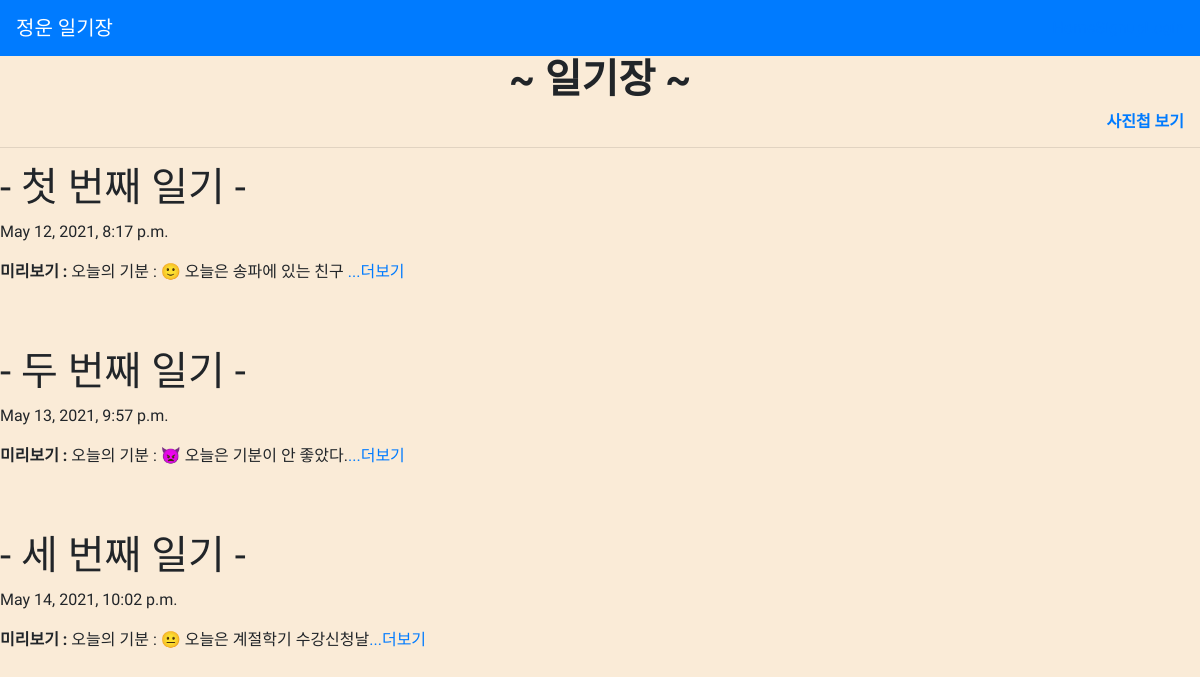
The page / on the database its author committed.
### diaryapp/models.py (models this page shows, shortened)
class Diary(models.Model):
    title = models.CharField(max_length = 200)
    pub_date = models.DateTimeField('data published')
    body = models.TextField()
    def summary(self):
        return self.body[:30]

### diaryapp/views.py (the view)
# urls.py: 2. Add a URL to urlpatterns:  path('', views.home, name='home')
def home(request):
    diarys = Diary.objects
    return render(request, 'home.html', {'diarys' : diarys})

### diaryapp/templates/home.html (shortened to what this page needs)
{% extends 'base.html' %}
{% block content %}
<!DOCTYPE html>
<html lang="en" xmlns="http://www.w3.org/1999/xhtml">
<head>
</head>
<body>
    <h1 id=dia> ~ 일기장 ~ </h1>
    <h6 id=pho><a href="http://127.0.0.1:8000/photo/">사진첩 보기</a>&nbsp;&nbsp;&nbsp;&nbsp;</h6>
    <hr>
    {% for diary in diarys.all %}
    <h1> - {{diary.title}} - </h1>
    <p> {{diary.pub_date}} </p>
    <p><strong>미리보기 :</strong> {{diary.summary}}<a href="{%url 'detail' diary.id%}">...더보기</a></p>
    <br><br>
    {% endfor %}
</body>
</html>
{% endblock %}

### diaryapp/templates/base.html (shortened to what this page needs)
{% load bootstrap4 %}
{% bootstrap_css %}
<nav class="navbar navbar-expand-lg navbar-dark bg-primary">
<a class="navbar-brand" href="{% url 'home' %}">정운 일기장</a>
<div class="collapse navbar-collapse" id="navbarNav">
<ul class="navbar-nav ml-auto">
<li class="nav-item">
<a class="nav-item navlink" href="{% url 'home' %}">Home</span></a>
</li>
{% if user.is_authenticated %}
<li class="nav-item dropdown">
<a class="nav-link dropdowntoggle" id="navbarDropdown" role="button" data-toggle="dropdown"
aria-haspopup="true" ariaexpanded="false">환영합니다. {{ user.username }} 님!</a>
<div class="dropdown-menu" arialabelledby="navbarDropdown">
<a class="dropdownitem" href="javascript:{document.getElementById('logout').submit()}">Logout</a>
<form id="logout" method="POST" action="{% url 'logout' %}">
{% csrf_token %} <input type="hidden" />
</form>
</div>
</li>
{% else %}
<li class="nav-item">
<a class="nav-item navlink" href="{% url 'signup' %}">Signup</a>
</li>
<li class="nav-item">
<a class="nav-item navlink" href="{% url 'login' %}">Login</a>
</li>
{% endif %}
</ul>
</div></nav>
{% block content %}
{% endblock %}

### diaryapp/templates/home.html (style rules this page uses)
body { background-color:antiquewhite; font-family: 'Gaegu', cursive; }
#dia { text-align:center; font-weight:bold; }
#pho { text-align:right; font-weight:bold; }

### rows shown on the page
Diary: title "첫 번째 일기", pub_date "May 12, 2021, 8:17 p.m.", summary "오늘의 기분 : 🙂 오늘은 송파에 있는 친구"
Diary: title "두 번째 일기", pub_date "May 13, 2021, 9:57 p.m.", summary "오늘의 기분 : 👿 오늘은 기분이 안 좋았다."
Diary: title "세 번째 일기", pub_date "May 14, 2021, 10:02 p.m.", summary "오늘의 기분 : 😐 오늘은 계절학기 수강신청날"
